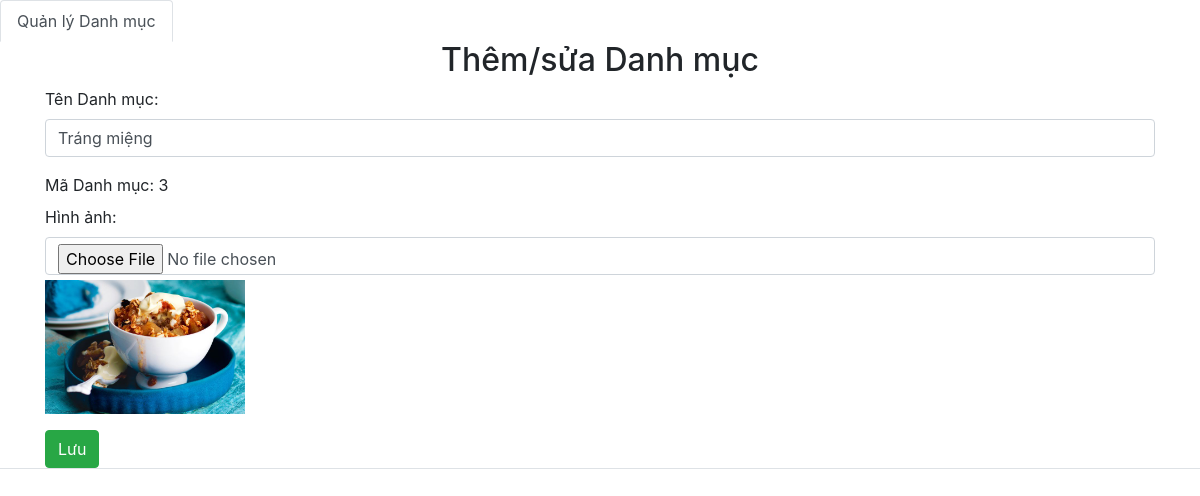
/code/food-ordering/admin/danhmuc/add.php?flag=3, run on the app's committed database.
### tables this page shows
CREATE TABLE `danhmuc` (
  `MaDanhMuc` int(11) NOT NULL,
  `TenDanhMuc` varchar(200) NOT NULL,
  `HinhAnh` varchar(400) DEFAULT NULL
);

### code/food-ordering/db/dbhelper.php (called while the page is built, shortened)
<?php
function executeSingleResult($sql){
    $con = mysqli_connect(HOST, USERNAME, PASSWORD, DATABASE);
    $result =mysqli_query($con, $sql);
    $row=mysqli_fetch_array($result,1);
    return $row;
}

### code/food-ordering/funlib/funs.php (called while the page is built, shortened)
<?php
function fixUrl($thumbnail, $rootPath = "../"){
    if(stripos($thumbnail, 'http://')!== false ||
        stripos($thumbnail,'https://')!== false){
        }
    else{
        $thumbnail=$rootPath.$thumbnail;
    }
    return $thumbnail;
}

### code/food-ordering/admin/danhmuc/add.php (the view, shortened to what this page needs)
<?php
require_once('../../db/dbhelper.php');
require_once('../../funlib/funs.php');
$MaDanhMuc=$TenDanhMuc=$HinhAnh=$flag='';
if(isset($_GET['flag'])){
   $flag =$MaDanhMuc=$_GET['flag'];
    $sql = 'select * from danhmuc where MaDanhMuc = '.$MaDanhMuc;
    $danhmuc = executeSingleResult($sql);
    if($danhmuc!=null){
        $TenDanhMuc=$danhmuc['TenDanhMuc'];
        $HinhAnh=$danhmuc['HinhAnh'];
    }
}
?>
<!DOCTYPE html>
<html>
<head>
	<link rel="stylesheet" href="https://maxcdn.bootstrapcdn.com/bootstrap/4.4.1/css/bootstrap.min.css">
    <link href="https://cdn.jsdelivr.net/npm/summernote@0.8.18/dist/summernote.min.css" rel="stylesheet">
</head>
<body>
    <ul class="nav nav-tabs">
    <li class="nav-item">
        <a class="nav-link active" href="index.php">Quản lý Danh mục</a>
    </li>
	<div class="container">
		<div class="panel panel-primary">
			<div class="panel-heading">
				<h2 class="text-center">Thêm/sửa Danh mục</h2>
			</div>
			<div class="panel-body">
                <form method="post" enctype="multipart/form-data">
                <div class="form-group">
				  <label for="TenDanhMuc">Tên Danh mục:</label>
                <input required="true" type="text" class="form-control"
                   id="TenDanhMuc" name="TenDanhMuc" value="<?=$TenDanhMuc?>">
				</div>
                <?php
                if($flag==''){
                    echo'<div class="form-group">
                    <label for="MaDanhMuc">Mã Danh mục:</label>
                  <input required="true" type="text" class="form-control"
                     id="MaDanhMuc" name="MaDanhMuc" value="'.$MaDanhMuc.'">
                  </div> ';
                }
                else{
                    echo '<label for="MaDanhMuc">Mã Danh mục: '.$flag.'</label>';
                }
                ?>
                <div class="form-group">
				 <label for="HinhAnh">Hình ảnh:</label>
                <input required="true" type="file" accept=".png, .jpg,
                .jpeg, .gif, .bmp, .tif, .jfif, .tiff|image/*"
                class="form-control" id="HinhAnh" name="HinhAnh"  >
                   <img src="<?=fixUrl($HinhAnh,'../../')?>" alt="Ảnh minh họa"
                   style="max-width:200px; margin-top:5px" id="img_thumbnail">
				</div>
				<button class="btn btn-success">Lưu</button>
                </form>
			</div>
			</div>
		</div>
</body>
</html>

### data on the page
danhmuc: TenDanhMuc "Tráng miệng", HinhAnh (picture)

### other printed values
$flag "3"
